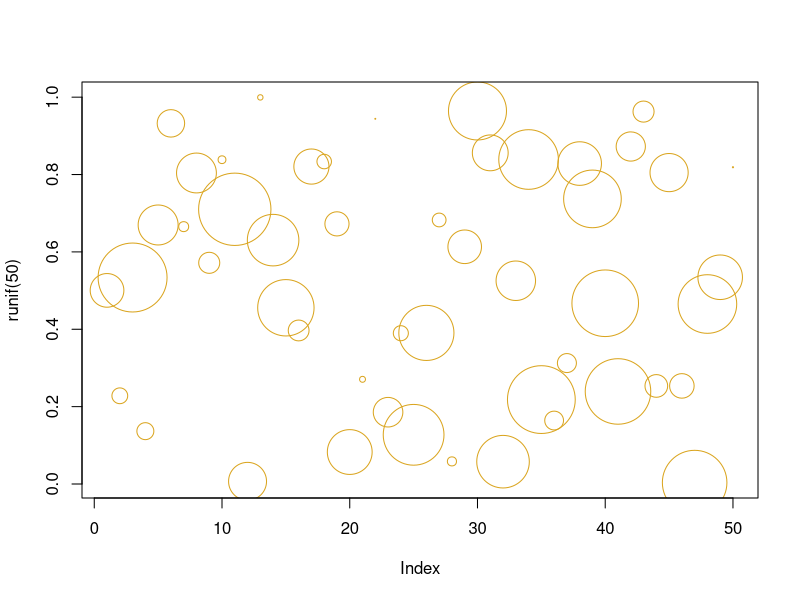

Source code (R):
## ---- chunk 1
plot(runif(50),cex=10*runif(50),col="goldenrod")
print(rnorm(n=10, mean=10, sd=2))
